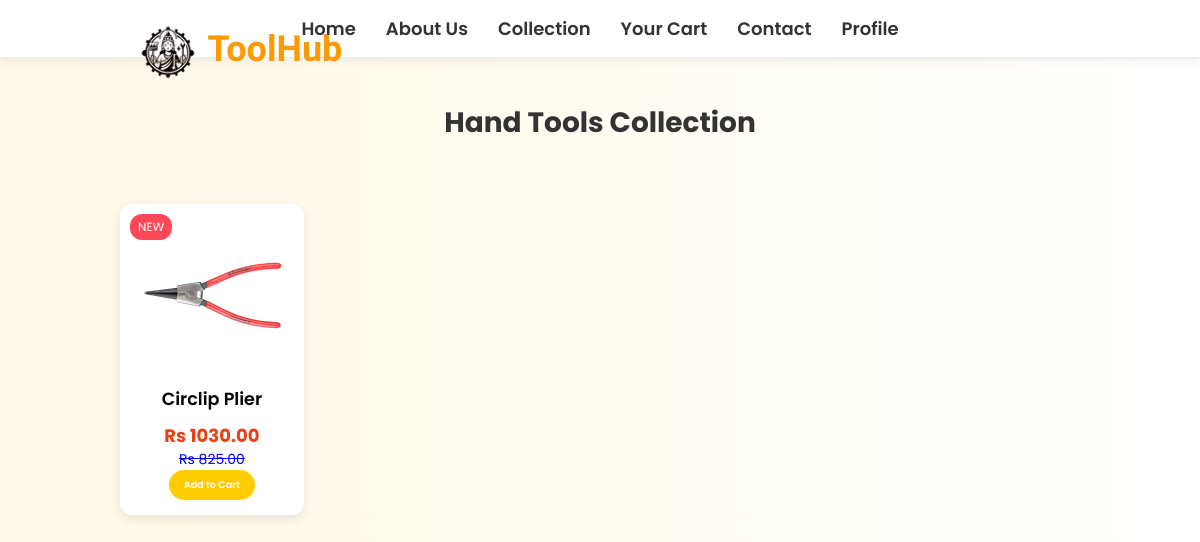
The app's page /handtool/, older data.
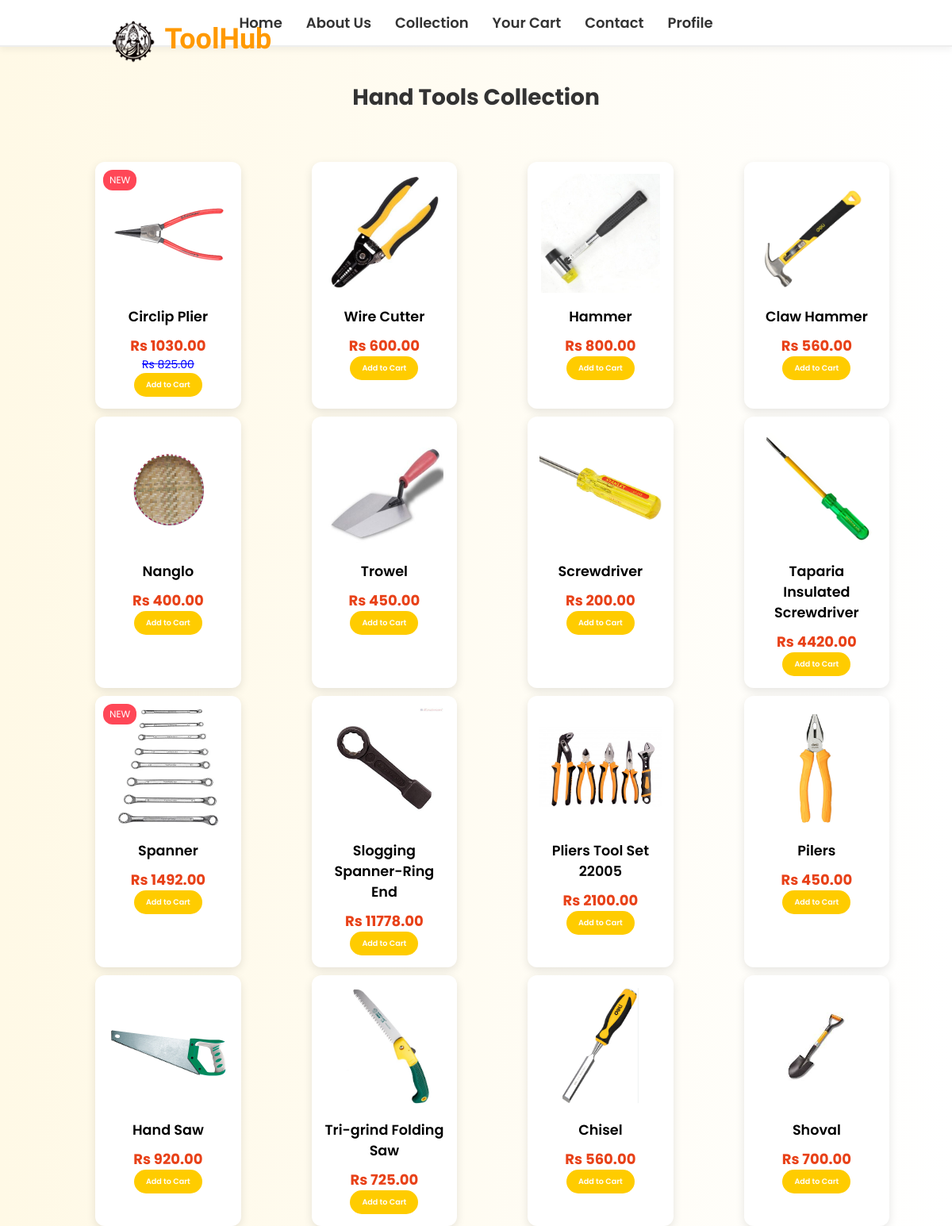
The same page, newer data.
### hardware/models.py (models this page shows, shortened)
class Product(models.Model):
    pid = ShortUUIDField(primary_key=True,unique=True, length = 10, max_length=20, prefix="prod", alphabet="abcdefgh12345")
    user = models.ForeignKey(User, on_delete=models.SET_NULL, null=True, blank=True)
    category = models.ForeignKey(Category, on_delete=models.SET_NULL, null=True, blank=True)
    name = models.CharField(max_length=100)
    image = models.ImageField(upload_to="user_directory_path") # used to store product image
    description = models.TextField(max_length=500, null=True, blank=True)
    price = models.DecimalField(max_digits=10, decimal_places=2)
    old_price = models.DecimalField(max_digits=10, decimal_places=2, null=True,blank=True)
    label = models.CharField(choices=LABEL_CHOICES, max_length=10, blank=True)  # 'Hot', 'Sale', or empty
    specification = models.TextField(max_length=500, null=True, blank=True)
    product_status = models.CharField(choices = STATUS, max_length=20) # used to check if product is new, used or refurbished
    status = models.CharField(max_length=50, default='Active')  # or any default value you want
    in_stock = models.BooleanField(default=True) #used to check if product is in stock
    featured = models.BooleanField(default=False) #used to check if product is featured
    created_at = models.DateTimeField(auto_now_add=True) # used to check when product was created
    updated_at = models.DateTimeField(auto_now=True) # used to check when product was updated
    class Meta:
        verbose_name_plural = "Products"

### hardware/views.py (the view)
def handTools(request):
    products = Product.objects.filter(category__name='Hand Tools')
    context = {
        'products': products
    }
    return render(request, 'hardware/handtool.html', context)

### templates/hardware/handtool.html (shortened to what this page needs)
<!DOCTYPE html>
<html lang="en">
   {% load static %}
  <head>
  </head>
  <body>
    <nav>
      <div class="nav-center">
        <a href="/first">Home</a>
        <a href="/aboutus">About Us</a>
        <a href="/collection">Collection</a>
        <a href="/cart">Your Cart</a>
        <a href="/contact">Contact</a>
        <a href="/profile">Profile</a>
      </div>
    </nav>
    <div class="logocontainer">
      <img src="{% static 'hardware/image/logo.png' %}" alt="logoshere" id="logo" />
      <h1 id="firstheader">ToolHub</h1>
    </div>
    <h1 class="page-title">Hand Tools Collection</h1>
    <div class="product-grid">
      {% for product in products %}
        <div class="product-card">
          {% if product.label %}
            <span class="badge {{ product.label|lower }}">{{ product.label }}</span>
          {% endif %}
          <img src="{{ product.image.url }}" alt="{{ product.name }}" class="product-image" />
          <h3><a href="/productdetail/{{ product.pid }}" class="product-name">{{ product.name }}</a></h3>
          <p class="price">Rs {{ product.price }}</p>
          {% if product.old_price %}
            <p class="old-price">Rs {{ product.old_price }}</p>
          {% endif %}
          <button class="add-to-cart"><a href="/add_to_cart/{{ product.pid }}" class="addtocartname">Add to Cart</a></button>
        </div>
      {% endfor %}
    </div>
  </body>
</html>

Row changes from the older to the newer data that the page shows:
added Product: image (picture), name "Wire Cutter", price "600.00"
added Product: image (picture), name "Hammer", price "800.00"
added Product: image (picture), name "Claw Hammer", price "560.00"
added Product: image (picture), name "Nanglo", price "400.00"
added Product: image (picture), name "Trowel", price "450.00"
added Product: image (picture), name "Screwdriver", price "200.00"
added Product: image (picture), name "Taparia Insulated Screwdriver", price "4420.00"
added Product: label "NEW", image (picture), name "Spanner", price "1492.00"
added Product: image (picture), name "Slogging Spanner-Ring End", price "11778.00"
added Product: image (picture), name "Pliers Tool Set 22005", price "2100.00"
added Product: image (picture), name "Pilers", price "450.00"
added Product: image (picture), name "Hand Saw", price "920.00"
added Product: image (picture), name "Tri-grind Folding Saw", price "725.00"
added Product: image (picture), name "Chisel", price "560.00"
added Product: image (picture), name "Shoval", price "700.00"
